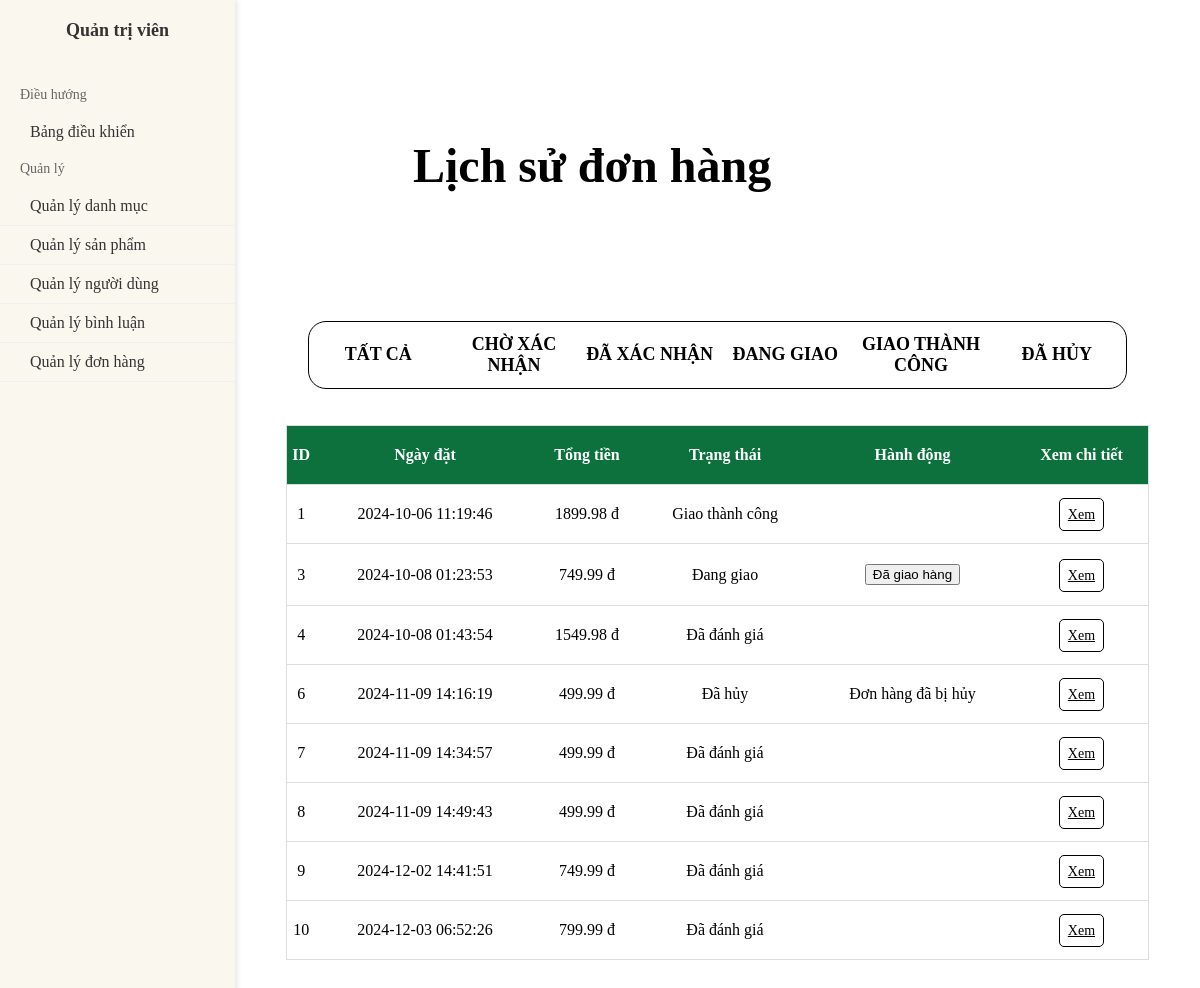
The page /admin/qldonhang/ on the database its author committed.
### tables this page shows
CREATE TABLE order_statuses (
    status_id INTEGER PRIMARY KEY AUTOINCREMENT, -- Mã trạng thái
    status_name TEXT NOT NULL,                   -- Tên trạng thái (ví dụ: Pending, Shipped, Delivered)
    description TEXT                             -- Mô tả chi tiết về trạng thái (tuỳ chọn)
);

CREATE TABLE orders (
    order_id INTEGER PRIMARY KEY AUTOINCREMENT,
    user_id INTEGER,              -- ID người dùng
    customer_name TEXT,           -- Tên người đặt hàng
    phone_number TEXT,            -- Số điện thoại người đặt hàng
    delivery_address TEXT,        -- Địa chỉ giao hàng
    total_amount DECIMAL(10, 2),  -- Tổng giá trị đơn hàng
    order_date DATETIME DEFAULT CURRENT_TIMESTAMP, -- Ngày đặt hàng
    order_status_id INTEGER DEFAULT 1,  -- Mặc định là 1 (trạng thái đơn hàng ban đầu)
    created_at DATETIME DEFAULT CURRENT_TIMESTAMP,
    updated_at DATETIME DEFAULT CURRENT_TIMESTAMP, payment_method TEXT, customer_note TEXT, product_id,
    FOREIGN KEY (user_id) REFERENCES users(user_id), -- Liên kết với bảng users
    FOREIGN KEY (order_status_id) REFERENCES order_statuses(status_id) -- Liên kết với bảng order_statuses
);

### main.py (the view, shortened to what this page needs)
@app.route('/admin/qldonhang/', defaults={'status_id': None}, methods=['GET'])
@app.route('/admin/qldonhang/<int:status_id>', methods=['GET'])
def orders(status_id):
    conn = get_db_connection()
    if status_id is None:
        orders = conn.execute('''
            SELECT o.*, s.status_name
            FROM orders o
            LEFT JOIN order_statuses s ON o.order_status_id = s.status_id
        ''').fetchall()  # Lấy tất cả đơn hàng
    order_statuses = conn.execute('SELECT * FROM order_statuses LIMIT 5').fetchall()
    conn.close()  # Đóng kết nối
    return render_template('admin/qldonhang.html', orders=orders,  statusid=status_id, order_statuses=order_statuses)

### main.py (called while the page is built)
def get_db_connection():
    conn = sqlite3.connect('db/csdl.db')
    conn.row_factory = sqlite3.Row
    return conn

### templates/admin/qldonhang.html (shortened to what this page needs)
<!DOCTYPE html>
<html lang="en">
<head>
    <link rel="stylesheet" href="/static/css/qldonhang.css">
</head>
<body>
    <nav class="pcoded-navbar">
        <div class="navbar-wrapper">
            <div class="navbar-content scroll-div">
                <div class="">
                    <div class="main-menu-header">
                        Quản trị viên
                    </div>
                </div>
                <ul class="nav pcoded-inner-navbar">
                    <li class="nav-item pcoded-menu-caption">
                        <label>Điều hướng</label>
                    </li>
                    <li class="nav-item">
                        <a href="/admin/" class="nav-link">
                            <span class="pcoded-mtext">Bảng điều khiển</span>
                        </a>
                    </li>
                    <li class="nav-item pcoded-menu-caption">
                        <label>Quản lý</label>
                    </li>
                    <li class="nav-item management-item">
                        <a href="/admin/category" class="nav-link">
                            <span class="pcoded-mtext">Quản lý danh mục</span>
                        </a>
                    </li>
                    <li class="nav-item management-item">
                        <a href="/admin/products" class="nav-link">
                            <span class="pcoded-mtext">Quản lý sản phẩm</span>
                        </a>
                    </li>
                    <li class="nav-item management-item">
                        <a href="/admin/users" class="nav-link"><span class="pcoded-mtext">Quản lý người dùng</span></a>
                    </li>
                    <li class="nav-item management-item">
                        <a href="/admin/comments" class="nav-link"><span class="pcoded-mtext">Quản lý bình luận</span></a>
                    </li>
                    <li class="nav-item management-item">
                        <a href="/admin/qldonhang" class="nav-link"><span class="pcoded-mtext">Quản lý đơn hàng</span></a>
                    </li>
                </ul>
            </div>
        </div>
    </nav>
    <div class="pcoded-main-container">
    <div class="row">
        <div class="col-xl-12" id="add-cart">
            <div class="card" >
                <section id="history-title">
                    <h1>Lịch sử đơn hàng</h1>
                </section>
                <div class="history-container">
                    <table class="order-statuses">
                        <tr>
                            <th><a href="/admin/qldonhang/" class="filter-order-status">Tất cả</a></th>
                            {% for status in order_statuses %}
                            <th><a href="/admin/qldonhang/{{ status.status_id }}" class="filter-order-status">{{ status.status_name }}</a></th>
                            {% endfor %}
                        </tr>
                    </table>
                    <table class="order-details">
                        <tr>
                            <th>ID</th>
                            <th>Ngày đặt</th>
                            <th>Tổng tiền</th>
                            <th>Trạng thái</th>
                            <th>Hành động</th>
                            <th>Xem chi tiết</th>
                        </tr>
                        {% if orders %}
                          {% for order in orders %}
                            <tr>
                                <td>{{ order.order_id }}</td>
                                <td>{{ order.created_at }}</td>
                                <td>{{ order.total_amount }} đ</td>
                                <td>{{ order.status_name }}</td>
                                <td>
                                    {% if order.status_name == 'Chờ xác nhận' %}
                                        <form method="POST" action="/admin/update_order_status/{{ order.order_id }}">
                                            <input type="hidden" name="new_status" value="Đã xác nhận">
                                            <button type="submit" class="action-button">Xác nhận</button>
                                        </form>
                                    {% elif order.status_name == 'Đã xác nhận' %}
                                        <form method="POST" action="/admin/update_order_status/{{ order.order_id }}">
                                            <input type="hidden" name="new_status" value="Đang giao">
                                            <button type="submit" class="action-button">Giao hàng</button>
                                        </form>
                                    {% elif order.status_name == 'Đang giao' %}
                                        <form method="POST" action="/admin/update_order_status/{{ order.order_id }}">
                                            <button type="submit" class="action-button">Đã giao hàng</button>
                                        </form>
                                    {% elif order.status_name == 'Đã hủy' %}
                                        <span>Đơn hàng đã bị hủy</span>
                                    {% endif %}
                                </td>
                                <td><a href="/donhang/{{ order.order_id }}" class="xemdonhang">Xem</a></td>
                            </tr>
                          {% endfor %}
                        {% else %}
                          <tr>
                            <td colspan="6">Không có đơn hàng nào.</td>
                          </tr>
                        {% endif %}
                    </table>
            </div>
        </div>
    </div>
</div>
    </div>
</body>
</html>

### static/css/qldonhang.css (style rules this page uses)
.pcoded-navbar { background-color: #FAF7EE; color: #333; width: 235px; position: fixed; top: 0; left: 0; height: 100%; box-shadow: 2px 0 5px rgba(0, 0, 0, 0.1); overflow-y: auto; z-index: 1000; }
.main-menu-header { padding: 20px; text-align: center; font-weight: bold; font-size: 18px; }
.pcoded-inner-navbar { list-style-type: none; padding: 0; }
.nav-item { position: relative; }
.nav-link { display: flex; align-items: center; padding: 10px 20px; color: #333; text-decoration: none; transition: background 0.3s; }
.pcoded-menu-caption { padding: 10px 20px; font-size: 14px; color: #666; }
.management-item { border-bottom: 1px solid #f0f0f0; }
.pcoded-main-container { margin-left: 235px; padding: 20px; }
#history-title { background-color: #fff; padding: 70px 150px; font-weight: 700; font-size: 32px; }
.history-container { text-align: center; }
.history-container .order-statuses { margin: 2% auto; width: 90%; border-radius: 18px; overflow: hidden; border: 1px solid #000; }
.history-container .order-statuses a { text-decoration: none; text-transform: uppercase; color: #000; font-size: 18px; }
.history-container .order-statuses th { width: 15%; font-weight: 600; padding: 10px 0; }
.history-container .order-details { margin: 4% auto; width: 95%; overflow: hidden; border: 1px solid #ddd; border-collapse: collapse; }
.order-details th { background-color: #0C713D; color: #fff; }
.order-details th, .order-details td { border-bottom: 1px solid #ddd; padding: 20px 0; }
.xemdonhang, .huydonhang, .nhanhang { color: #000; padding: 8px; border: 1px solid #000; border-radius: 5px; font-size: 14px; font-weight: 500; }

### rows shown on the page
order_statuses: status_name "CHỜ XÁC NHẬN"
order_statuses: status_name "ĐÃ XÁC NHẬN"
order_statuses: status_name "ĐANG GIAO"
order_statuses: status_name "GIAO THÀNH CÔNG"
order_statuses: status_name "ĐÃ HỦY"
orders: order_id "1", created_at "2024-10-06 11:19:46", total_amount "1899.98", status_name "Giao thành công"
orders: order_id "3", created_at "2024-10-08 01:23:53", total_amount "749.99", status_name "Đang giao"
orders: order_id "4", created_at "2024-10-08 01:43:54", total_amount "1549.98", status_name "Đã đánh giá"
orders: order_id "6", created_at "2024-11-09 14:16:19", total_amount "499.99", status_name "Đã hủy", shows "Đơn hàng đã bị hủy"
orders: order_id "7", created_at "2024-11-09 14:34:57", total_amount "499.99", status_name "Đã đánh giá"
orders: order_id "8", created_at "2024-11-09 14:49:43", total_amount "499.99", status_name "Đã đánh giá"
orders: order_id "9", created_at "2024-12-02 14:41:51", total_amount "749.99", status_name "Đã đánh giá"
orders: order_id "10", created_at "2024-12-03 06:52:26", total_amount "799.99", status_name "Đã đánh giá"
